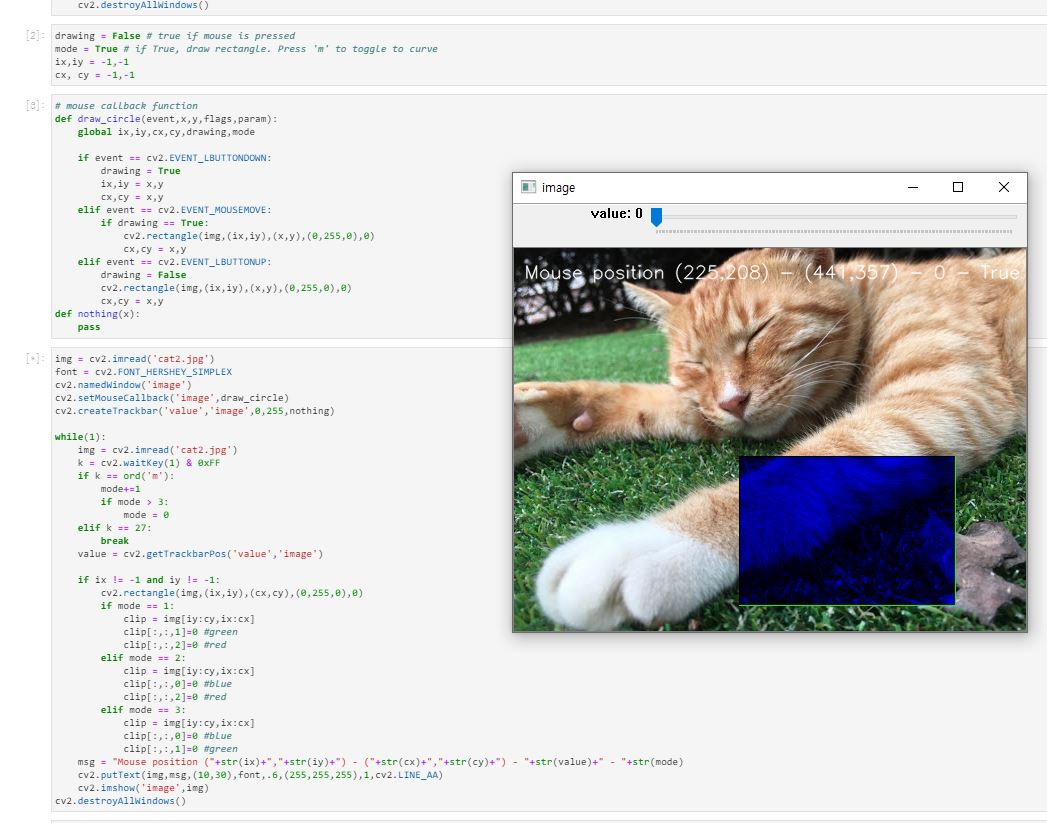
#> input picture project.JPG, 1047 x 823 px, given in place of tracking2.avi, which was not available
$ jupyter execute Homework2.ipynb   (text cells are left out)
#> lines starting #> are read from the running program, lines starting #| are printed output that depends on the picture; after the words box and inside, x2 and y2 are one past the last pixel; in counts of white or black regions, pixels touching at a corner belong together; pictures that were not available may be replaced by others from this repository, and a replacement may not be noted
[cell 1]
import cv2
import numpy as np

[cell 2]
cap = cv2.VideoCapture('tracking2.avi')
while(1):
    # Take each frame
    ret, frame = cap.read()
#> frame is the input picture: shape (823, 1047, 3); mean B, G, R 211.3, 212, 212.1
    if ret == True:
        # Convert BGR to HSV
        hsv = cv2.cvtColor(frame, cv2.COLOR_BGR2HSV)
#> hsv: shape (823, 1047, 3); mean H, S, V 24.6, 25.2, 218.8
        # define range of blue color in HSV
        lower_blue = np.array([16,50,50])
        upper_blue = np.array([56,255,255])
        # Threshold the HSV image to get only blue colors
        mask = cv2.inRange(hsv, lower_blue, upper_blue)
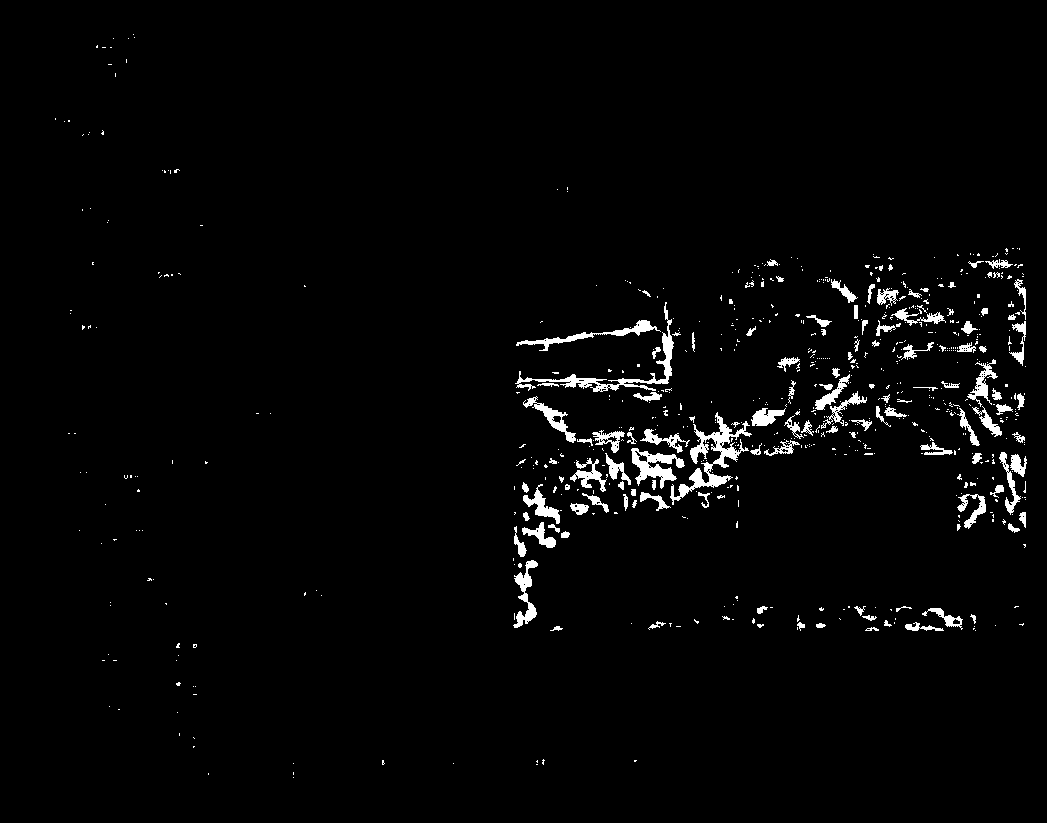
#> mask: shape (823, 1047); 2.3% white; 691 white regions (573 under 20 px), largest, box (x1, y1, x2, y2) and area: (670, 412, 752, 505) 1771, (515, 302, 674, 392) 1395, (631, 448, 685, 489) 940
        # Bitwise-AND mask and original image
        res = cv2.bitwise_and(frame,frame, mask= mask)
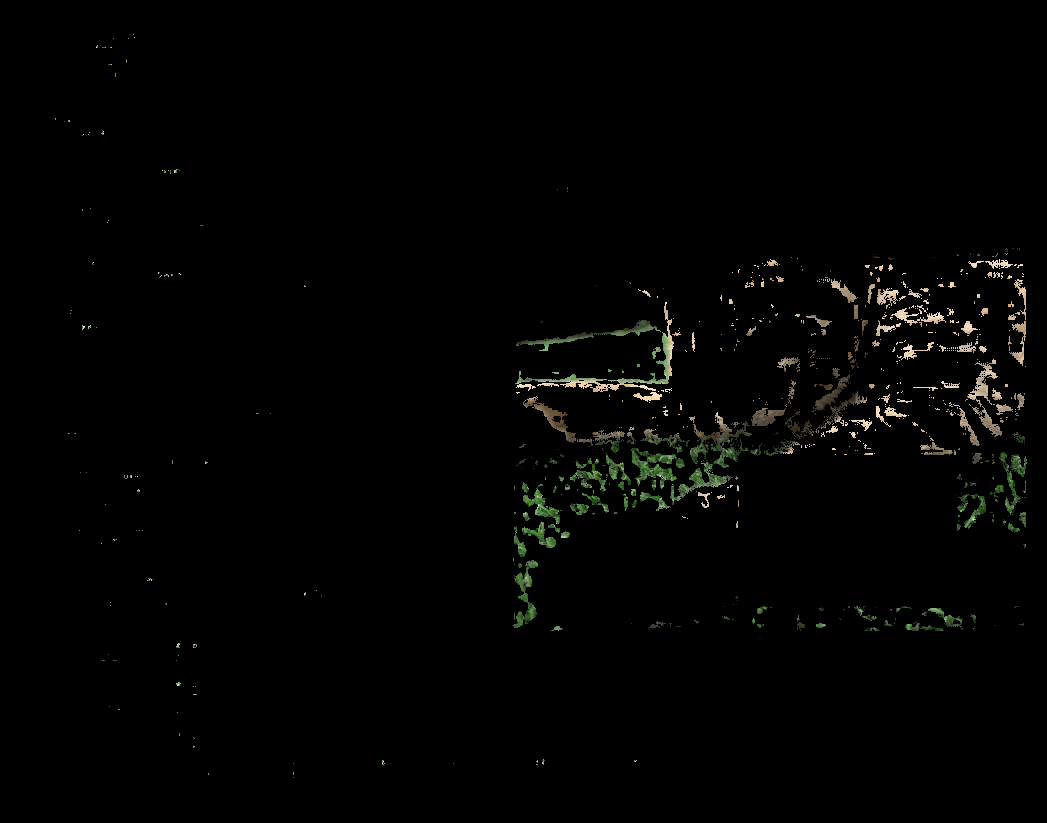
#> res: shape (823, 1047, 3); mean B, G, R 2.2, 3, 2.8
        cv2.imshow('frame',frame)
        cv2.imshow('mask',mask)
        cv2.imshow('res',res)
    k = cv2.waitKey(5) & 0xFF
#> (key Esc is pressed here)
    if k == 27:
        break
cv2.destroyAllWindows()

[cell 3]
import cv2
import numpy as np
def nothing(x):
    pass

[cell 4]
cv2.namedWindow('image')
# create trackbars for color change
cv2.createTrackbar('hue','image',0,360,nothing)
cap = cv2.VideoCapture('tracking2.avi')
font = cv2.FONT_HERSHEY_SIMPLEX
while(1):
    # get current positions of four trackbars
    hue = cv2.getTrackbarPos('hue','image')
    ret, frame = cap.read()
    if ret == True:
        # Convert BGR to HSV
        hsv = cv2.cvtColor(frame, cv2.COLOR_BGR2HSV)
        # define range of blue color in HSV
        lower_blue = np.array([hue-50,0,0])
        upper_blue = np.array([hue+50,100,100])
        # Threshold the HSV image to get only blue colors
        mask = cv2.inRange(hsv, lower_blue, upper_blue)
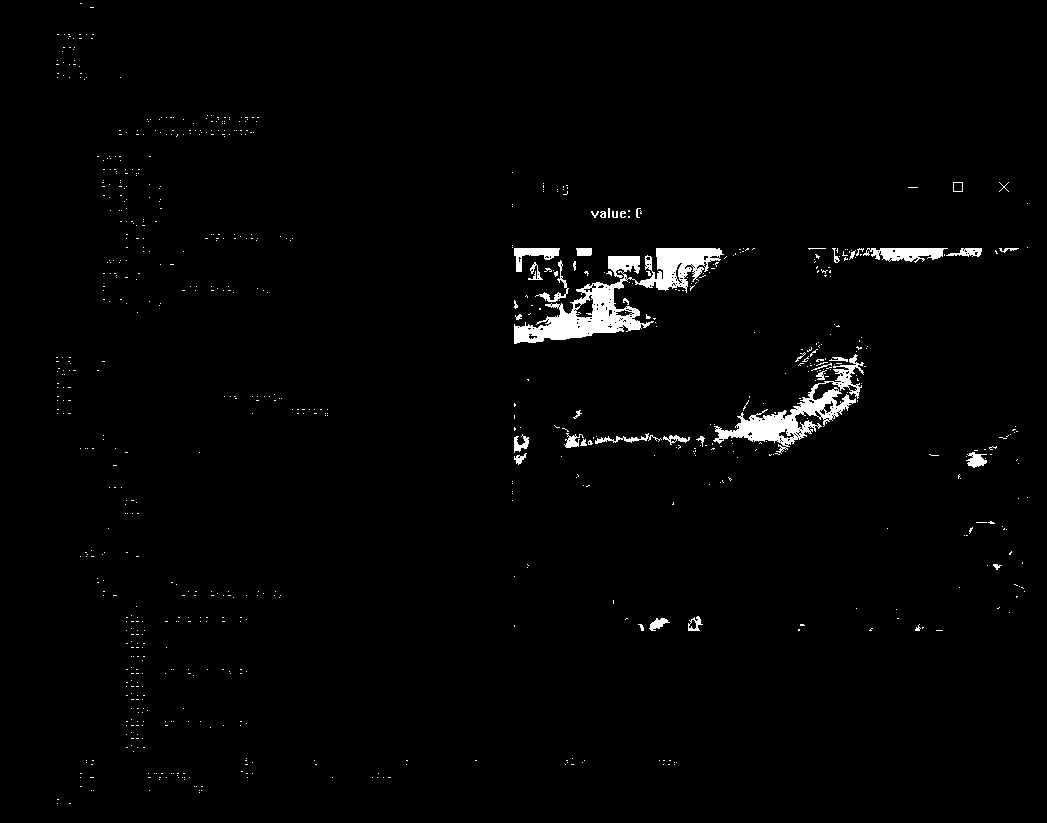
#> mask: shape (823, 1047); 1.7% white; 808 white regions (766 under 20 px), largest, box (x1, y1, x2, y2) and area: (514, 248, 724, 344) 5967, (713, 354, 864, 454) 3376, (863, 248, 948, 263) 786
        # Bitwise-AND mask and original image
        res = cv2.bitwise_and(frame,frame, mask= mask)
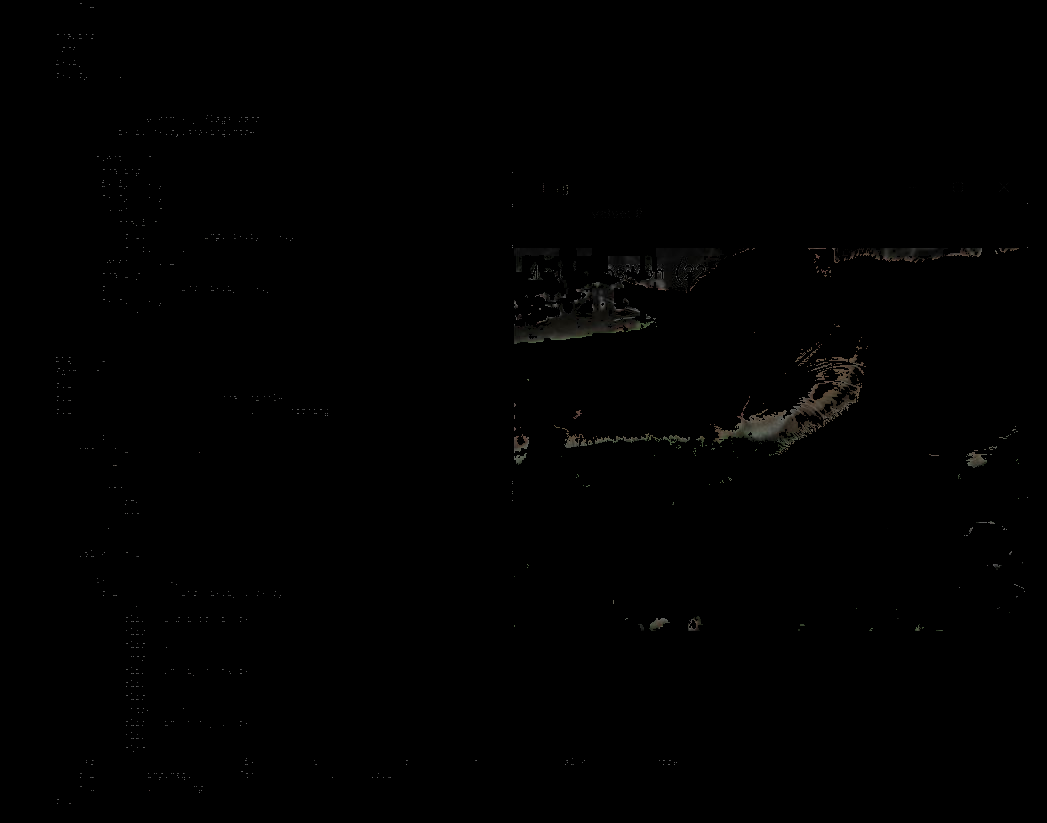
#> res: shape (823, 1047, 3); mean B, G, R 0.7, 0.8, 0.8
        msg = "hue" + str(hue)
        cv2.putText(frame,msg,(10,30),font,0.6,(255,255,255),1,cv2.LINE_AA)
#> frame: shape (823, 1047, 3); 0.01% of pixels changed, all inside (x1, y1, x2, y2) = (24, 24, 56, 32)
        cv2.imshow('image',frame)
        cv2.imshow('mask',mask)
        cv2.imshow('res',res)
    k = cv2.waitKey(100) & 0xFF
#> (key Esc is pressed here)
    if k == 27:
        break
cv2.destroyAllWindows()
